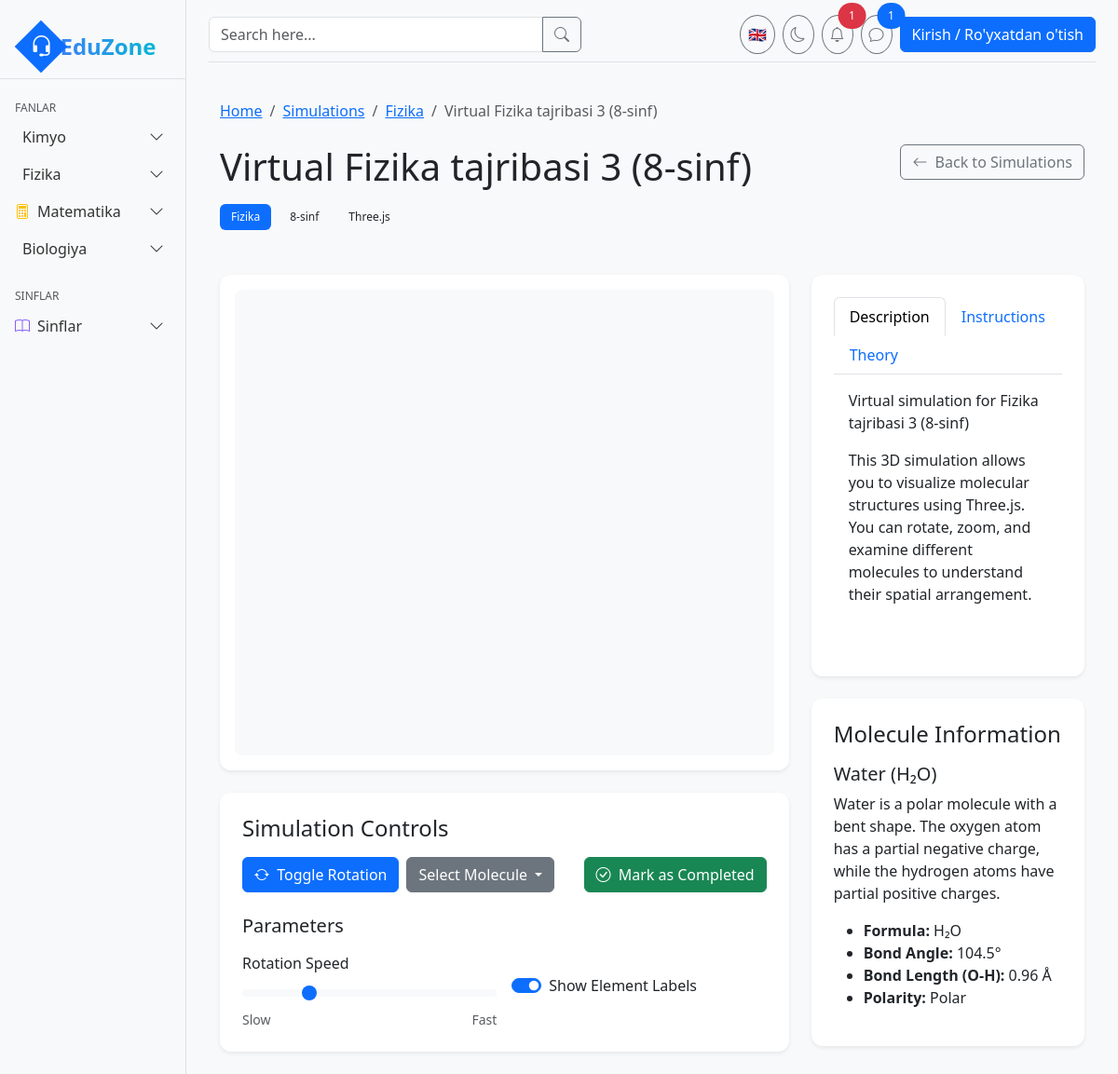
/api/simlab/run/virtual-fizika-tajribasi-3-8-sinf/, run on the app's committed database.
### simlab/models.py (models this page shows, shortened)
class Simulation(models.Model):
    title = models.CharField(max_length=200)
    slug = models.SlugField(unique=True)
    experiment = models.ForeignKey(Experiment, on_delete=models.CASCADE, related_name='simulations')
    simulation_type = models.ForeignKey(SimulationType, on_delete=models.CASCADE, related_name='simulations')
    description = models.TextField()
    instructions = models.TextField()
    code_js = models.TextField(blank=True, help_text="JavaScript code for the simulation")
    code_python = models.TextField(blank=True, help_text="Python code for the simulation")
    config = models.JSONField(default=dict, blank=True, help_text="Configuration parameters for the simulation")
    is_active = models.BooleanField(default=True)
    created_at = models.DateTimeField(auto_now_add=True)
    updated_at = models.DateTimeField(auto_now=True)

class SimulationType(models.Model):
    name = models.CharField(max_length=100)
    slug = models.SlugField(unique=True)
    description = models.TextField(blank=True)
    icon = models.CharField(max_length=50, default="code")

### core/models.py (models this page shows, shortened)
class Experiment(models.Model):
    DIFFICULTY_CHOICES = [
        ('easy', 'Oson'),
        ('medium', 'O\'rta'),
        ('hard', 'Qiyin'),
    ]
    title = models.CharField(max_length=200)
    slug = models.SlugField(unique=True)
    subject = models.ForeignKey(Subject, on_delete=models.CASCADE, related_name='experiments')
    grade = models.ForeignKey(Grade, on_delete=models.CASCADE, related_name='experiments')
    description = models.TextField()
    difficulty = models.CharField(max_length=10, choices=DIFFICULTY_CHOICES, default='medium')
    duration = models.CharField(max_length=50, help_text="e.g., '30 daqiqa'")
    instructions = models.TextField(blank=True)
    link = models.CharField(max_length=200, blank=True, null=True)
    is_vr = models.BooleanField(default=False, help_text="Is this a VR experiment?")
    created_at = models.DateTimeField(auto_now_add=True)
    updated_at = models.DateTimeField(auto_now=True)

class Subject(models.Model):
    name = models.CharField(max_length=100)
    slug = models.SlugField(unique=True)
    icon = models.CharField(max_length=50, help_text="Icon name (e.g., 'beaker', 'atom')")
    color = models.CharField(max_length=50, default="text-blue-500")
    bg_color = models.CharField(max_length=50, default="bg-blue-100")
    description = models.TextField(blank=True)

class Grade(models.Model):
    number = models.IntegerField(unique=True)
    description = models.TextField(blank=True)

### simlab/views.py (the view, shortened to what this page needs)
# urls.py: path('run/<slug:sim_slug>/', views.run_simulation, name='run_simulation'),
def run_simulation(request, sim_slug):
    simulation = get_object_or_404(Simulation, slug=sim_slug, is_active=True)
    assets = simulation.assets.all()
    template_name = f"simlab/simulations/{simulation.simulation_type.slug}.html"
    if simulation.simulation_type.slug == 'simple-chemistry':
        template_name = "simlab/simulations/simple-chemistry.html"
    return render(request, template_name, {
        'simulation': simulation,
        'assets': assets,
    })

### templates/simlab/simulations/threejs.html (shortened to what this page needs)
{% extends 'base.html' %}
{% load static %}
{% block content %}
<div class="container-fluid py-4">
    <nav aria-label="breadcrumb" class="mb-4">
        <ol class="breadcrumb">
            <li class="breadcrumb-item"><a href="{% url 'home' %}">Home</a></li>
            <li class="breadcrumb-item"><a href="{% url 'simlab:home' %}">Simulations</a></li>
            <li class="breadcrumb-item"><a href="{% url 'simlab:subject_simulations' simulation.experiment.subject.slug %}">{{ simulation.experiment.subject.name }}</a></li>
            <li class="breadcrumb-item active" aria-current="page">{{ simulation.title }}</li>
        </ol>
    </nav>
    <div class="row mb-4">
        <div class="col-md-8">
            <h1 class="mb-3">{{ simulation.title }}</h1>
            <div class="d-flex align-items-center mb-4">
                <span class="badge
                    {% if simulation.experiment.subject.name == 'Kimyo' %}bg-success
                    {% elif simulation.experiment.subject.name == 'Fizika' %}bg-primary
                    {% elif simulation.experiment.subject.name == 'Matematika' %}bg-warning
                    {% else %}bg-secondary{% endif %} me-2">
                    {{ simulation.experiment.subject.name }}
                </span>
                <span class="badge bg-light text-dark me-2">
                    {{ simulation.experiment.grade.number }}-sinf
                </span>
                <span class="badge bg-light text-dark">
                    {{ simulation.simulation_type.name }}
                </span>
            </div>
        </div>
        <div class="col-md-4 text-md-end">
            <a href="{% url 'simlab:home' %}" class="btn btn-outline-secondary">
                <i class="bi bi-arrow-left me-1"></i> Back to Simulations
            </a>
        </div>
    </div>
    <div class="row g-4">
        <div class="col-lg-8">
            <div class="card border-0 shadow-sm mb-4">
                <div class="card-body p-3">
                    <div class="simulation-container" id="simulation-container">
                    </div>
                </div>
            </div>
            <div class="card border-0 shadow-sm">
                <div class="card-body p-4">
                    <h4 class="mb-3">Simulation Controls</h4>
                    <div class="d-flex gap-2 mb-4">
                        <button id="toggle-rotation-btn" class="btn btn-primary">
                            <i class="bi bi-arrow-repeat me-1"></i> Toggle Rotation
                        </button>
                        <div class="dropdown">
                            <button class="btn btn-secondary dropdown-toggle" type="button" id="moleculeDropdown" data-bs-toggle="dropdown" aria-expanded="false">
                                Select Molecule
                            </button>
                        </div>
                    </div>
                    <h5 class="mb-3">Parameters</h5>
                    <div class="row g-3">
                        <div class="col-md-6">
                            <label for="rotation-speed" class="form-label">Rotation Speed</label>
                            <input type="range" class="form-range parameter-slider" id="rotation-speed" min="0" max="0.02" step="0.001" value="0.005">
                            <div class="d-flex justify-content-between">
                                <span class="small text-muted">Slow</span>
                                <span class="small text-muted">Fast</span>
                            </div>
                        </div>
                        <div class="col-md-6">
                            <div class="form-check form-switch mt-4">
                                <input class="form-check-input" type="checkbox" id="show-labels" checked>
                                <label class="form-check-label" for="show-labels">Show Element Labels</label>
                            </div>
                        </div>
                    </div>
                </div>
            </div>
        </div>
        <div class="col-lg-4">
            <div class="card border-0 shadow-sm mb-4">
                <div class="card-body p-4">
                    <ul class="nav nav-tabs" id="infoTabs" role="tablist">
                        <li class="nav-item" role="presentation">
                            <button class="nav-link active" id="description-tab" data-bs-toggle="tab" data-bs-target="#description" type="button" role="tab" aria-controls="description" aria-selected="true">Description</button>
                        </li>
                        <li class="nav-item" role="presentation">
                            <button class="nav-link" id="instructions-tab" data-bs-toggle="tab" data-bs-target="#instructions" type="button" role="tab" aria-controls="instructions" aria-selected="false">Instructions</button>
                        </li>
                        <li class="nav-item" role="presentation">
                            <button class="nav-link" id="theory-tab" data-bs-toggle="tab" data-bs-target="#theory" type="button" role="tab" aria-controls="theory" aria-selected="false">Theory</button>
                        </li>
                    </ul>
                    <div class="tab-content p-3" id="infoTabsContent">
                        <div class="tab-pane fade show active" id="description" role="tabpanel" aria-labelledby="description-tab">
                            <p>{{ simulation.description }}</p>
                            <p>This 3D simulation allows you to visualize molecular structures using Three.js. You can rotate, zoom, and examine different molecules to understand their spatial arrangement.</p>
                        </div>
                    </div>
                </div>
            </div>
            <div class="card border-0 shadow-sm">
                <div class="card-body p-4">
                    <h4 class="mb-3">Molecule Information</h4>
                    <div id="water-info">
                        <h5>Water (H₂O)</h5>
                        <p>Water is a polar molecule with a bent shape. The oxygen atom has a partial negative charge, while the hydrogen atoms have partial positive charges.</p>
                        <ul>
                            <li><strong>Formula:</strong> H₂O</li>
                            <li><strong>Bond Angle:</strong> 104.5°</li>
                            <li><strong>Bond Length (O-H):</strong> 0.96 Å</li>
                            <li><strong>Polarity:</strong> Polar</li>
                        </ul>
                    </div>
                </div>
            </div>
        </div>
    </div>
</div>
{% endblock %}

### static/css/style.css (style rules this page uses)
body { min-height: 100vh; background-color: #f8f9fa; }
.card { border-radius: 0.75rem; transition: transform 0.2s ease, box-shadow 0.2s ease; }
.badge { padding: 0.5rem 0.75rem; font-weight: 500; }

### templates/simlab/simulations/threejs.html (style rules this page uses)
.simulation-container { position: relative; width: 100%; height: 500px; background-color: #f8f9fa; border-radius: 0.5rem; overflow: hidden; }
.parameter-slider { width: 100%; }
.tab-content { min-height: 300px; }

### data on the page
Simulation: experiment.subject.name "Fizika", title "Virtual Fizika tajribasi 3 (8-sinf)", experiment.grade.number "8", simulation_type.name "Three.js", description "Virtual simulation for Fizika tajribasi 3 (8-sinf)"
